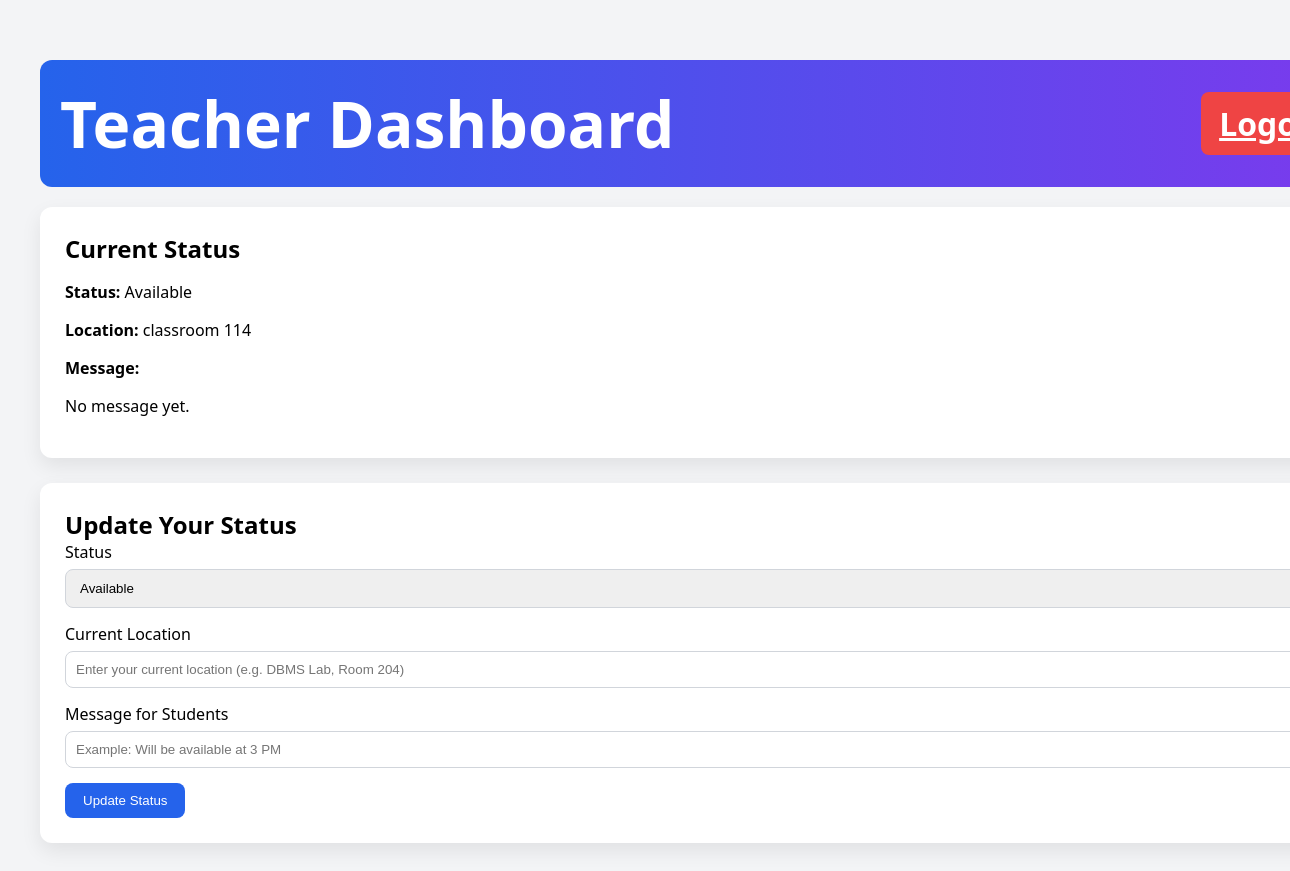
Page /teacher (signed in) on the earlier database version.
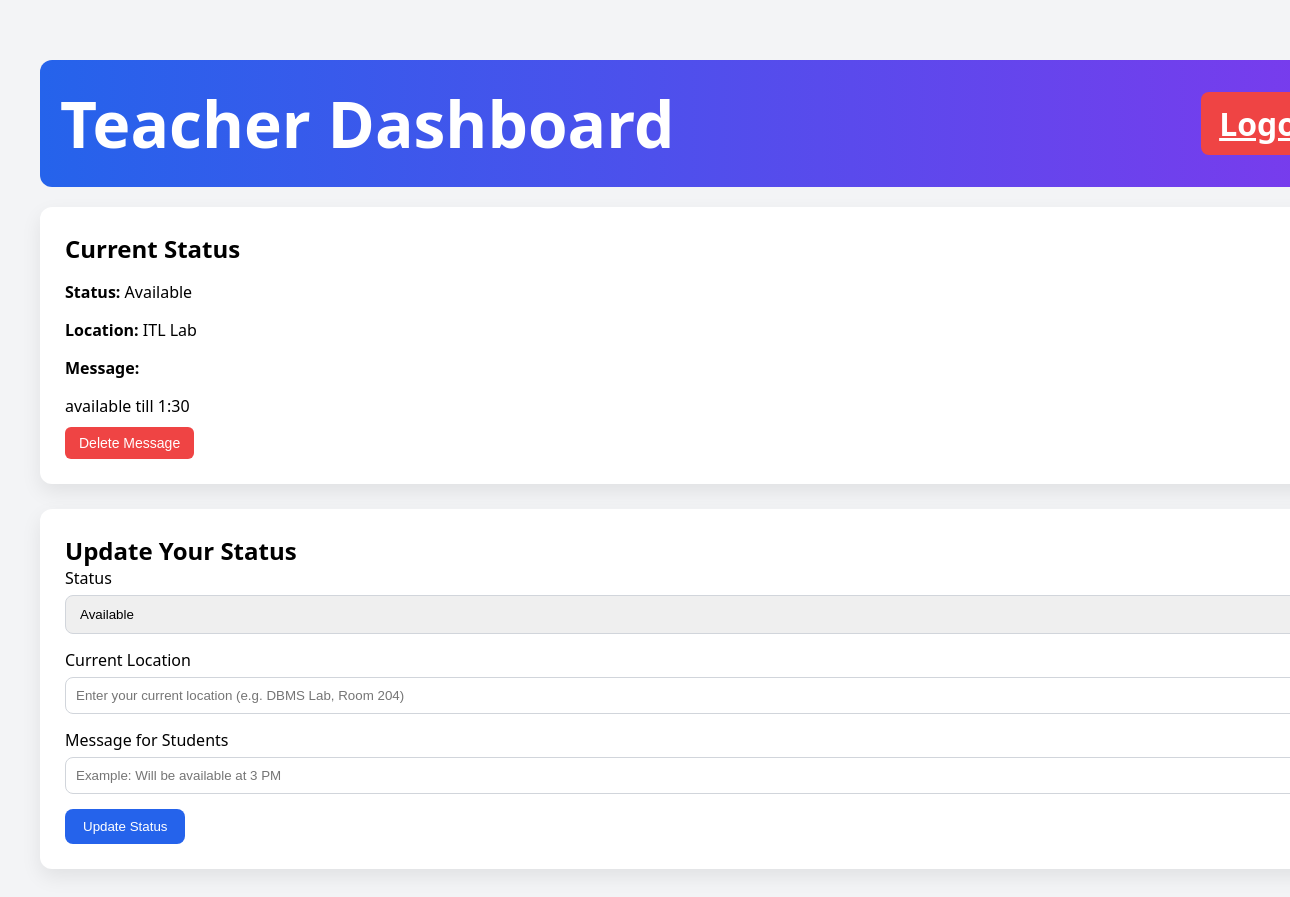
Same page on the later database version.
### tables this page shows
CREATE TABLE teacher_status (
        id INTEGER PRIMARY KEY AUTOINCREMENT,
        user_id INTEGER,
        status TEXT,
        location TEXT
    , message TEXT);

### app.py (the view)
@app.route("/teacher")
def teacher_dashboard():
    if "role" not in session or session["role"] != "teacher":
        return redirect("/login")
    user_id = session["user_id"]
    conn = get_db_connection()
    status_row = conn.execute(
        "SELECT * FROM teacher_status WHERE user_id=?",
        (user_id,)
    ).fetchone()
    conn.close()
    return render_template("teacher_dashboard.html", status_row=status_row)

### app.py (called while the page is built)
def get_db_connection():
    conn = sqlite3.connect(DB_NAME)
    conn.row_factory = sqlite3.Row
    return conn

### templates/teacher_dashboard.html (shortened to what this page needs)
<!DOCTYPE html>
<html>
<head>
    <link rel="stylesheet" href="{{ url_for('static', filename='css/style.css') }}">
</head>
<body>
<div class="container">
    <div class="header">
        <h1>Teacher Dashboard</h1>
        <a href="/logout" class="btn btn-danger">Logout</a>
    </div>
    <div class="card">
        <h2>Current Status</h2>
        <p><strong>Status:</strong> {{ status_row.status if status_row else "Not Set" }}</p>
        <p><strong>Location:</strong> {{ status_row.location if status_row else "Not Set" }}</p>
        <p><strong>Message:</strong></p>
            {% if status_row and status_row["message"] %}
            <div class="message-box">
                {{ status_row["message"] }}
            </div>
            <form action="/delete_message" method="POST">
                <button type="submit" class="delete-msg-btn">
                    Delete Message
                </button>
            </form>
            {% else %}
            <p>No message yet.</p>
            {% endif %}
    </div>
    <div class="card">
        <h2>Update Your Status</h2>
        <form method="POST" action="/update_status">
            <label>Status</label>
            <select name="status">
                <option>Available</option>
            </select>
            <label>Current Location</label>
            <input
                type="text"
                name="location"
                placeholder="Enter your current location (e.g. DBMS Lab, Room 204)"
                required
            >
            <label>Message for Students</label>
            <input
                type="text"
                name="message"
                placeholder="Example: Will be available at 3 PM"
            >
            <button class="btn" type="submit">Update Status</button>
        </form>
    </div>
</div>
</body>
</html>

### static/css/style.css (style rules this page uses)
body { margin: 0; font-family: 'Segoe UI', sans-serif; background: #f3f4f6; }
h1, h2 { margin: 0; }
.container { width: 100%; max-width: 1400px; margin: auto; padding:40px }
.card { background: white; padding: 25px; border-radius: 12px; box-shadow: 0 8px 20px rgba(0,0,0,0.08); margin-bottom: 25px; }
.header { width:100%; max-width:1400px; margin:20px auto; padding:20px; font-size:32px; font-weight:bold; text-align:center; background:linear-gradient(90deg,#2563eb,#7c3aed); color:white; border-radius:12px; display:flex; justify-content:space-between; align-items:center; }
.btn { padding: 10px 18px; border: none; border-radius: 8px; background: #2563eb; color: white; cursor: pointer; transition: 0.3s; }
.btn-danger { background: #ef4444; }
input, select { width: 100%; padding: 10px; margin-top: 6px; margin-bottom: 15px; border-radius: 8px; border: 1px solid #d1d5db; }
.delete-msg-btn { margin-top:10px; background:#ef4444; color:white; border:none; padding:8px 14px; border-radius:6px; cursor:pointer; font-size:14px; }

Differences in the rows shown:
changed teacher_status "Available": location "classroom 114" → "ITL Lab"; message (not shown) → "available till 1:30"
Other differences:
text no longer shown: "No message yet."
text now shown: "Delete Message"
